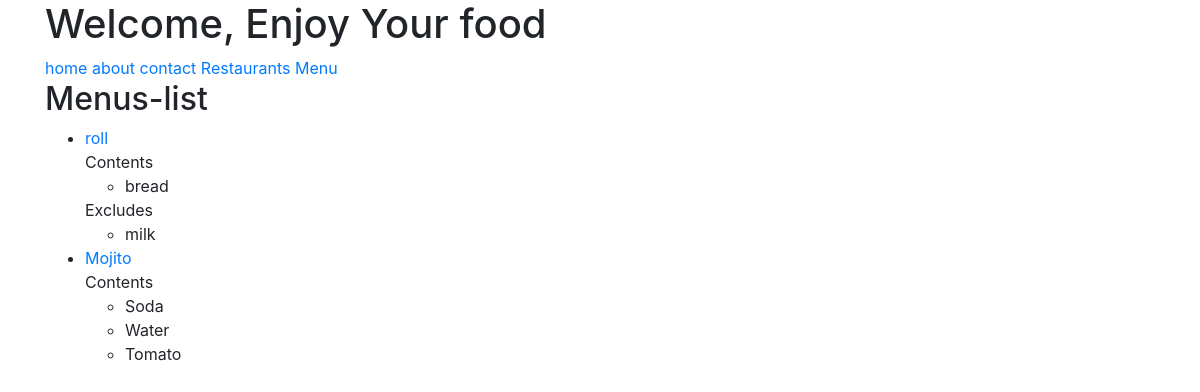
The app's page /items/ (signed in) with its own data.
### menus/models.py (models this page shows, shortened)
class Item(models.Model):
	user=models.ForeignKey(settings.AUTH_USER_MODEL, on_delete=models.CASCADE)
	restaurant=models.ForeignKey(RestaurantLocation,on_delete=models.CASCADE)
	name = models.CharField(max_length=150)
	contents=models.TextField(help_text=
		"seperate each item by comma")
	excludes=models.TextField(blank=True, null=True,help_text=
		"seperate each item by comma")
	public=models.BooleanField(default=True)
	timestamp=models.DateTimeField(auto_now_add=True)
	updated=models.DateTimeField(auto_now=True)
	def get_absolute_url(self):
		return reverse("Menu-Detail", kwargs={'pk':self.pk})
	class Meta:
		ordering=["-updated","-timestamp"]
	def get_contents(self):
		return self.contents.split(",")
	def get_excludes(self):
		return self.excludes.split(",")

### menus/views.py (the view)
# urls.py: path('items/',ItemListView.as_view(),name="menuslist"),
class ItemListView(ListView):
	def get_queryset(self):
		return Item.objects.filter(user=self.request.user)

### menus/templates/menus/item_list.html (shortened to what this page needs)
{% extends "base.html" %}
{% block content %}
<h2>Menus-list</h2>
<ul>
	{% for obj in object_list %}
<li><a href='{{ obj.get_absolute_url  }}'>{{ obj.name }}</a><br>
	{% if obj.contents %}
	Contents
	<ul>
		{% for item in obj.get_contents %}
		<li>{{ item }}</li>
		{% endfor %}
	</ul>
	{% endif %}
	{% if obj.excludes %}
	Excludes
	<ul>
		{% for item in obj.get_excludes %}
		<li>{{ item }}</li>
		{% endfor %}
	</ul>
	{% endif %}
</li>
	{% endfor %}
</ul>
{% endblock %}

### records on screen
Item: name "roll", get_contents "bread", get_excludes "milk"
Item: name "Mojito", get_contents "Soda" "Water" "Tomato"
